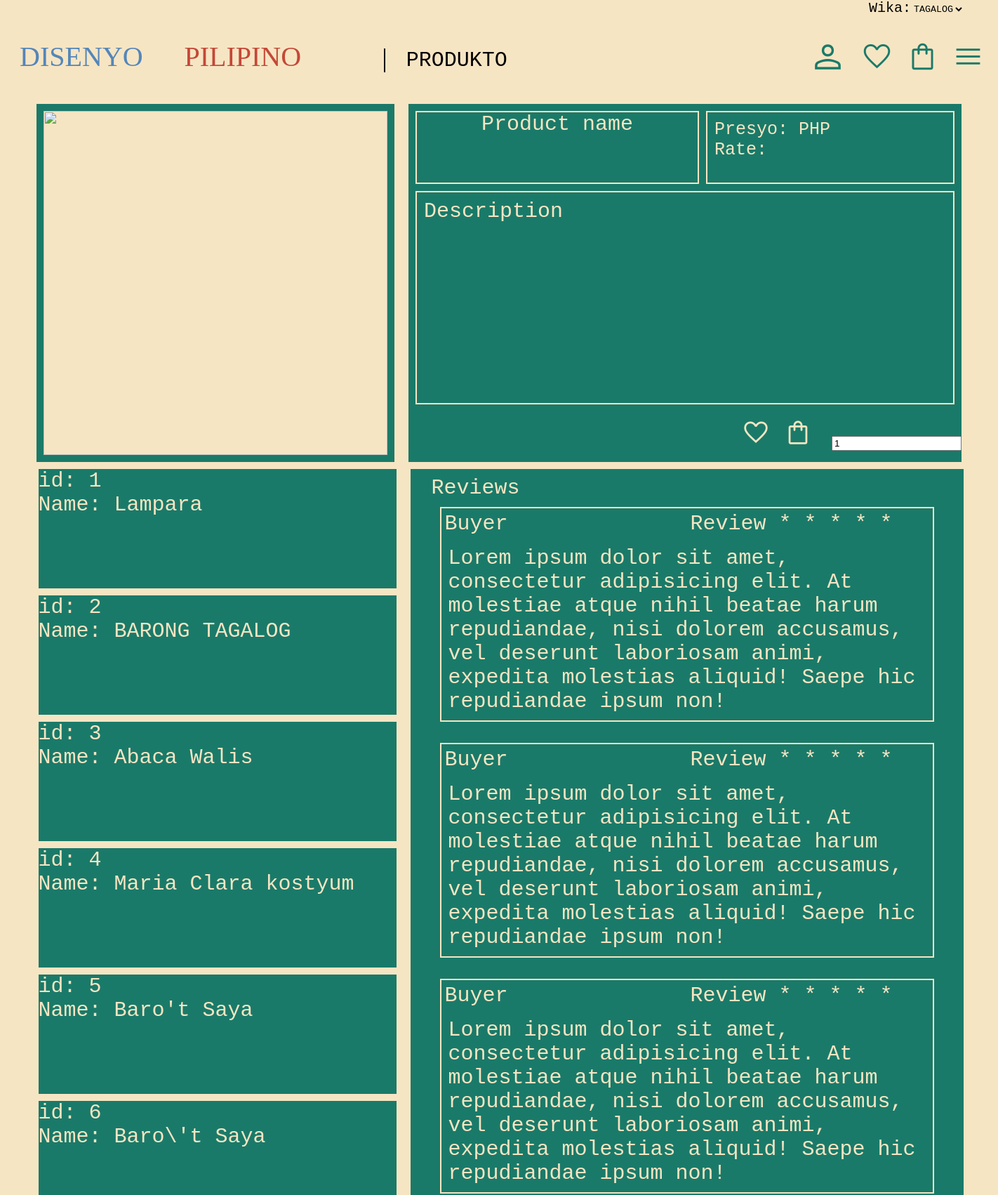
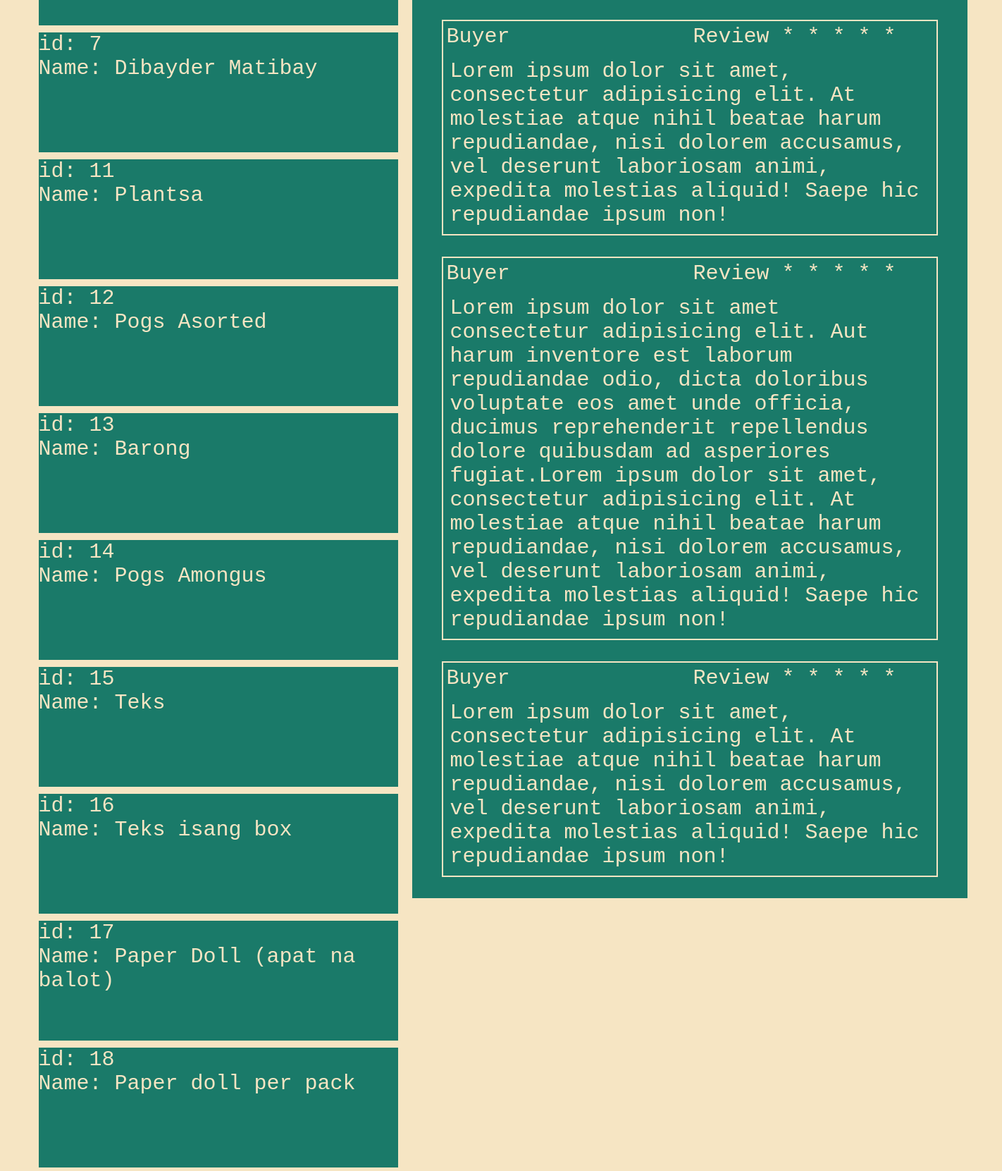
The app's page /MAIN/view_product.php (signed in, upper part) with its own data (2 pictures, top to bottom).
### tables this page shows
CREATE TABLE `products` (
  `product_id` int(15) NOT NULL COMMENT 'Unique identifier for each product.',
  `name` varchar(100) NOT NULL COMMENT 'The name of the product.',
  `description` text NOT NULL COMMENT 'Detailed description of the product.',
  `product_img` varchar(255) NOT NULL,
  `price` decimal(10,2) NOT NULL COMMENT 'Price of the product.',
  `rate` decimal(1,1) NOT NULL,
  `stock` int(5) NOT NULL COMMENT 'Number of items in stock.',
  `parent_category` int(11) NOT NULL,
  `category_id` int(11) NOT NULL COMMENT 'Identifier for product’s category',
  `group_prdct_num` int(11) DEFAULT NULL COMMENT 'same num, same group\r\n',
  `created_at` timestamp(6) NOT NULL DEFAULT current_timestamp(6) ON UPDATE current_timestamp(6) COMMENT 'Product creation date',
  `updated_at` datetime(6) NOT NULL COMMENT 'Date of latest product update'
);

### FUNCTIONS/language.php (called while the page is built, shortened)
<?php
$host = 'localhost';
$dbname = 'disenyo_pilipino';
$username = 'root';
$password = '';
try {
    $pdo = new PDO("mysql:host=$host;dbname=$dbname", $username, $password);
    $pdo->setAttribute(PDO::ATTR_ERRMODE, PDO::ERRMODE_EXCEPTION);
} catch (PDOException $e) {
    die("Database connection failed: " . $e->getMessage());
}
$selected_language = $_SESSION['language'] ?? 'tl';
function getTranslations($pdo, $language_code) {
    $stmt = $pdo->prepare("SELECT key_name, translation_text FROM language_translations WHERE language_code = :language_code");
    $stmt->execute(['language_code' => $language_code]);
    return $stmt->fetchAll(PDO::FETCH_KEY_PAIR);
}
$texts = getTranslations($pdo, $selected_language);
?>

### MAIN/view_product.php (the view, shortened to what this page needs)
<?php
    include '../FUNCTIONS/language.php';
    include '../FUNCTIONS/login_func.php';
?>
<!DOCTYPE html>
<html lang="en">
    <head>
        <link rel="stylesheet" href="STYLES/view_product_style.css">
        <link rel="stylesheet" href="STYLES/main_header.css">
        <link rel="stylesheet" href="STYLES/settings_icon_style.css">
    </head>
    <body>
        <header class="header_cont">
            <div class="language_cont">
                <label for="languages"><?php echo $texts['language'] ?? 'LANGUAGE'; ?>:</label>
                <form id="languageForm">
                    <select class="lang_dd" name="language" id="languages" onchange="changeLanguage(this.value)">
                        <option value="tl" <?php echo ($selected_language === 'tl') ? 'selected' : ''; ?>>TAGALOG</option>
                    </select>
                </form>
            </div>
            <div class="main_header_cont">
                <div class="logo_cont">
                    <a href="index.php" class="dp">
                        <p><span class="D">DISENYO</span><span class="P">PILIPINO</span><span class="page_name">PRODUKTO</span></p>
                    </a>
                </div>
                <div class="nav_cnt">
                    <a href="profile.php"><span class="material-symbols-outlined" id="icon_profile">person</span></a>
                    <a href="likes.php"><span class="material-symbols-outlined" id="icon_heart">favorite</span></a>
                    <a href="bayong.php"><span class="material-symbols-outlined" id="icon_sb">shopping_bag</span></a>
                    <a class="material-symbols-outlined" id="menu_icon" onclick="close_menu()">menu</a>
                </div>
            </div>
        </header>
        <main>
            <div class="vw_prdct_product_info_cont">
                <div class="vw_prdct_img_cont">
                    <img src="<?php echo htmlspecialchars($product['product_img']); ?>" alt="<?php echo htmlspecialchars($product['name']); ?>" alt="" class="vw_prdct_img">
                </div>
                <div class="vw_prdct_info_cont">
                    <div class="vw_prdct_bsc_info_cnt">
                        <div class="vw_prdct_nm">
                            <p class="product_name">Product name<br>
                            </p>
                        </div>
                        <div class="vw_prdct_prc_rate_cont">
                            <div class="vw_prdct_prc_rate_txt_cont">
                                <p class="vw_prdct_prc">Presyo: PHP <?php echo htmlspecialchars($product['price']); ?></p>
                                <p class="vw_prdct_prdct_rate">Rate: <?php echo htmlspecialchars($product['rate']); ?></p>
                            </div>
                        </div>
                    </div>
                    <div class="vw_prdct_dskrpsyn_cont">
                        <p class="vw_prdct_dskrpsyn_txt">Description</p>
                        <div class="vw_prdct_dskrpsyn">
                            <p><?php echo htmlspecialchars($product['description']); ?></p>
                        </div>
                    </div>
                    <div class="vw_prdct_add_lks_byng_cont">
                        <form action="../FUNCTIONS/add_to_likes.php" method="post">
                            <button class="material-symbols-outlined" id="vw_prdct_add_to_likes_icon">favorite</button>
                        </form>
                        <form method="POST" action="../FUNCTIONS/addtocart.php">
                            <button class="material-symbols-outlined" id="vw_prdct_add_to_byng_icon">shopping_bag</button>
                            <input type="number" name="quantity" value="1" min="1">
                        </form>
                    </div>
                </div>
            </div>
            <div class="vw_prdct_other_cont">
                <div class="vw_prdct_suggested_prdcts_cont">
                    <?php
                        $all_prdcts = "SELECT * FROM products";
                        $result = $conn->query($all_prdcts);
                        if ($result->num_rows > 0) {
                            while($row = $result->fetch_assoc()) {
                                if ($row["group_prdct_num"] == $product['group_prdct_num']) {
                                    echo '
                                        <div class="vw_prdct_suggested_prdcts">
                                            id: '. htmlspecialchars($row["product_id"]).'<br> Name: '. htmlspecialchars($row["name"]).'
                                        </div>
                                    ';
                                }
                            }
                        } else {
                            echo "0 results";
                        }
                    ?>
                </div>
                <div class="vw_prdcts_rvw_cont">
                    <p class="reviews_txt">Reviews</p>
                    <div class="vw_prdcts_rvw">
                        <div class="vw_prdcts_rvw_head">
                            <p class="buyer_name">Buyer</p>
                            <p class="rvw_rate_txt">Review <span class="rvw_rate">* * * * *</span></p>
                        </div>
                        <p class="rvw_content">Lorem ipsum dolor sit amet, consectetur adipisicing elit. At molestiae atque nihil beatae harum repudiandae, nisi dolorem accusamus, vel deserunt laboriosam animi, expedita molestias aliquid! Saepe hic repudiandae ipsum non!</p>
                    </div>
                    <div class="vw_prdcts_rvw">
                        <div class="vw_prdcts_rvw_head">
                            <p class="buyer_name">Buyer</p>
                            <p class="rvw_rate_txt">Review <span class="rvw_rate">* * * * *</span></p>
                        </div>
                        <p class="rvw_content">Lorem ipsum dolor sit amet, consectetur adipisicing elit. At molestiae atque nihil beatae harum repudiandae, nisi dolorem accusamus, vel deserunt laboriosam animi, expedita molestias aliquid! Saepe hic repudiandae ipsum non!</p>
                    </div>
                    <div class="vw_prdcts_rvw">
                        <div class="vw_prdcts_rvw_head">
                            <p class="buyer_name">Buyer</p>
                            <p class="rvw_rate_txt">Review <span class="rvw_rate">* * * * *</span></p>
                        </div>
                        <p class="rvw_content">Lorem ipsum dolor sit amet, consectetur adipisicing elit. At molestiae atque nihil beatae harum repudiandae, nisi dolorem accusamus, vel deserunt laboriosam animi, expedita molestias aliquid! Saepe hic repudiandae ipsum non!</p>
                    </div>
                    <div class="vw_prdcts_rvw">
                        <div class="vw_prdcts_rvw_head">
                            <p class="buyer_name">Buyer</p>
                            <p class="rvw_rate_txt">Review <span class="rvw_rate">* * * * *</span></p>
                        </div>
                        <p class="rvw_content">Lorem ipsum dolor sit amet, consectetur adipisicing elit. At molestiae atque nihil beatae harum repudiandae, nisi dolorem accusamus, vel deserunt laboriosam animi, expedita molestias aliquid! Saepe hic repudiandae ipsum non!</p>
                    </div>
                    <div class="vw_prdcts_rvw">
                        <div class="vw_prdcts_rvw_head">
                            <p class="buyer_name">Buyer</p>
                            <p class="rvw_rate_txt">Review <span class="rvw_rate">* * * * *</span></p>
                        </div>
                        <p class="rvw_content">Lorem ipsum dolor sit amet consectetur adipisicing elit. Aut harum inventore est laborum repudiandae odio, dicta doloribus voluptate eos amet unde officia, ducimus reprehenderit repellendus dolore quibusdam ad asperiores fugiat.Lorem ipsum dolor sit amet, consectetur adipisicing elit. At molestiae atque nihil beatae harum repudiandae, nisi dolorem accusamus, vel deserunt laboriosam animi, expedita molestias aliquid! Saepe hic repudiandae ipsum non!</p>
                    </div>
                    <div class="vw_prdcts_rvw">
                        <div class="vw_prdcts_rvw_head">
                            <p class="buyer_name">Buyer</p>
                            <p class="rvw_rate_txt">Review <span class="rvw_rate">* * * * *</span></p>
                        </div>
                        <p class="rvw_content">Lorem ipsum dolor sit amet, consectetur adipisicing elit. At molestiae atque nihil beatae harum repudiandae, nisi dolorem accusamus, vel deserunt laboriosam animi, expedita molestias aliquid! Saepe hic repudiandae ipsum non!</p>
                    </div>
                </div>
            </div>
        </main>
    </body>
</html>

### MAIN/STYLES/view_product_style.css (style rules this page uses)
.vw_prdct_product_info_cont { width: auto; margin-left: 50px; margin-right: 50px; display: flex; align-items: center; }
.vw_prdct_img_cont { background-color: #1a7a69; margin: 10px; display: flex; justify-content: center; align-items: center; }
.vw_prdct_img { width: 490px; height: 490px; margin: 10px; background-color: #f6e5c3; }
.vw_prdct_info_cont { height: 510px; background-color: #1a7a69; margin: 10px; font-family: 'Courier New'; color: #f6e5c3; font-size: 30px; }
.vw_prdct_bsc_info_cnt { background-color: #1a7a69; margin: 10px; gap: 10px; display: flex; }
.vw_prdct_nm { width: 400px; height: 100px; background-color: #1a7a69; display: flex; justify-content: center; border: 2px solid #f6e5c3; }
.vw_prdct_prc_rate_cont { width: 350px; background-color: #1a7a69; border: 2px solid #f6e5c3; display: flex; }
.vw_prdct_prc_rate_txt_cont { margin: 10px; }
.vw_prdct_prc_rate_cont p { font-size: 25px; }
.vw_prdct_dskrpsyn_cont { border: 2px solid #f6e5c3; margin: 10px; height: 300px; }
.vw_prdct_dskrpsyn_txt { margin-top: 10px; margin-left: 10px; }
.vw_prdct_dskrpsyn { margin-left: 10px; overflow-y: auto; }
.vw_prdct_dskrpsyn p { height: 250px; }
.vw_prdct_add_lks_byng_cont { display: flex; align-items: center; justify-content: right; }
.vw_prdct_add_lks_byng_cont button { border: none; background-color: #1a7a69; color: #f6e5c3; font-size: 40px; padding: 0px; height: 40px; width: 40px; margin: 10px; }
.vw_prdct_other_cont { width: 1318px; margin-right: 55px; margin-left: 60px; display: flex; justify-content: space-between; font-family: 'Courier New'; color: #f6e5c3; font-size: 30px; }
.vw_prdct_suggested_prdcts_cont { display: flex; flex-direction: column; }
.vw_prdct_suggested_prdcts { margin-bottom: 10px; width: 510px; background-color: #1a7a69; height: 170px; }
.vw_prdcts_rvw_cont { height: fit-content; width: 788px; background-color: #1a7a69; display: flex; flex-direction: column; justify-content: center; align-items: center; }
.reviews_txt { margin: 10px; margin-right: auto; margin-left: 30px; }
.vw_prdcts_rvw { margin-bottom: 30px; height: auto; min-height: 250px; width: 700px; border: 2px solid #f6e5c3; display: flex; flex-direction: column; }
.vw_prdcts_rvw_head { display: flex; justify-content: space-between; margin: 5px; }
.rvw_rate_txt { width: 300px; margin-right: 40px; }
.rvw_content { margin: 10px 10px; }

### MAIN/STYLES/main_header.css (style rules this page uses)
* { margin: 0px; }
a { text-decoration: none; }
html { display: flex; align-items: center; justify-content: center; }
body { background-color: #f6e5c3; width: 1440px; display: flex; flex-direction: column; overflow-x: hidden; }
main { display: flex; flex-direction: column; margin-top: 20px; align-items: center; justify-content: center; }
header { margin-left: 28px; margin-right: 28px; }
.language_cont { display: flex; justify-content: flex-end; margin-right: 20px; font-family: 'Courier New'; font-size: 20px; }
.lang_dd { background-color: #f6e5c3; border: none; font-family: Courier; }
.main_header_cont { margin-top: 20px; height: 75px; position: relative; width: 1384px; display: flex; align-items: center; justify-content: center; }
.dp { font-size: 40px; text-decoration: none; margin: 0px; display: flex; align-items: center; justify-content: center; text-align: center; padding: 0px; }
.D { text-decoration: none; color: #5486b9; font-family: 'cubao'; margin: 0px; }
.P { color: #c44838; font-family: 'cubao'; margin: 0px; padding-left: 1vb; padding-right: 2vb; }
.page_name { margin: 0px; color: black; font-family: 'Courier'; font-size: 30px; font-weight: 300; padding-left: 30px; border-left: 2px solid; }
.nav_cnt { display: flex; align-items: center; margin-left: auto; }
#search_icon, #icon_heart, #icon_sb, #icon_profile, #menu_icon { font-size: 45px; color: #1a7a69; transition: color 0.3s, background-color 0.3s; display: inline-block; margin: 10px; border-radius: 10px; cursor: pointer; }
#icon_profile { font-size: 55px; }

### records on screen
products: product_id "1", name "Lampara"
products: product_id "2", name "BARONG TAGALOG"
products: product_id "3", name "Abaca Walis"
products: product_id "4", name "Maria Clara kostyum"
products: product_id "5", name "Baro't Saya"
products: product_id "6", name "Baro\\'t Saya"
products: product_id "7", name "Dibayder Matibay"
products: product_id "11", name "Plantsa"
products: product_id "12", name "Pogs Asorted"
products: product_id "13", name "Barong"
products: product_id "14", name "Pogs Amongus"
products: product_id "15", name "Teks"
products: product_id "16", name "Teks isang box"
products: product_id "17", name "Paper Doll (apat na balot)"
products: product_id "18", name "Paper doll per pack"

### other values on screen
$texts['language'] "Wika"
